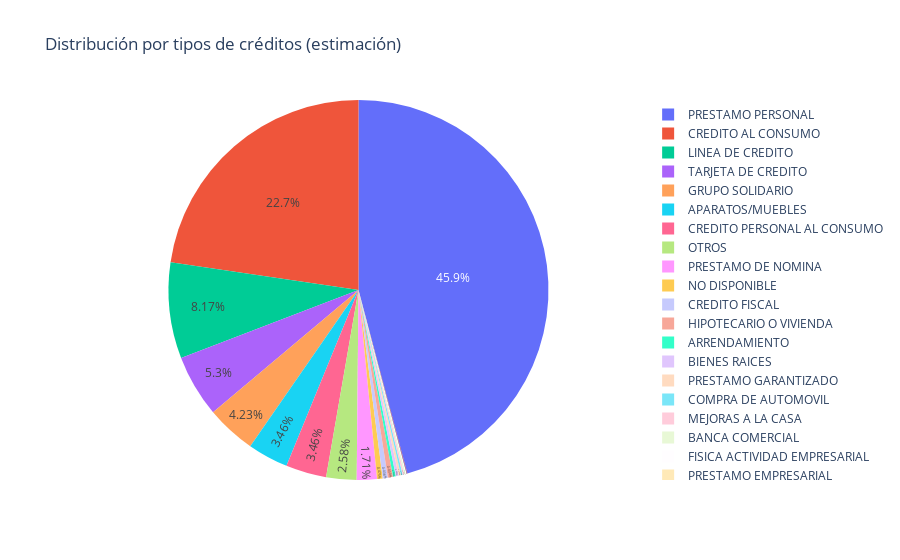

Notebook source saved alongside this figure:
### Code cell
# Visualización
fig = px.pie(data_frame=tipos_credito, values='Total_Creditos', names='CREDIT_TYPE', title='Distribución por tipos de créditos (estimación)')
fig.update_traces(textposition='inside')

fig.show() # Podemoos ver que

### Figure 1 — Plotly figure (JSON) as saved in the notebook; plotly's stock layout.template omitted (floating-point values rounded to 4 significant figures)
{"data": [{"domain": {"x": [0.0, 1.0], "y": [0.0, 1.0]}, "hovertemplate": "CREDIT_TYPE=%{label}<br>Total_Creditos=%{value}<extra></extra>", "labels": ["CREDITO AL CONSUMO", null, "PRESTAMO PERSONAL BANCARIO", "ARRENDAMIENTO", "LINEA DE CREDITO", "GRUPO SOLIDARIO", "CONSOLIDACION", "EQUIPO", "PRESTAMO PARA ESTUDIANTE", "PRESTAMO PERSONAL", "TARJETA DE CREDITO", "MEJORAS A LA CASA", "FONDEO FIRA", "AUTOMOTRIZ BANCARIO", "COMPRA DE AUTOMOVIL", "PRESTAMO GARANTIZADO", "BIENES RAICES", "DESCONOCIDO", "FACTORAJE", "APARATOS/MUEBLES", "FISICA ACTIVIDAD EMPRESARIAL", "OTROS", "PRESTAMO DE NOMINA", "CREDITO FISCAL", "PRESTAMO EMPRESARIAL", "PRESTAMO QUIROGRAFARIO", "TARJETA DEPARTAMENTAL", "FIANZA", "PRESTAMO NO GARANTIZADO", "BANCA COMERCIAL", "CREDITO PERSONAL AL CONSUMO", "NO DISPONIBLE", "HIPOTECARIO O VIVIENDA", "ARRENDAMIENTO AUTOMOTRIZ"], "legendgroup": "", "name": "", "showlegend": true, "values": [59553, 0, 14, 640, 21460, 11116, 3, 7, 6, 120503, 13915, 371, 2, 3, 392, 511, 639, 5, 6, 9091, 145, 6778, 4503, 1151, 50, 40, 14, 2, 43, 325, 9080, 1249, 1141, 23], "type": "pie", "textposition": "inside"}], "layout": {"legend": {"tracegroupgap": 0}, "title": {"text": "Distribución por tipos de créditos (estimación)"}}}
